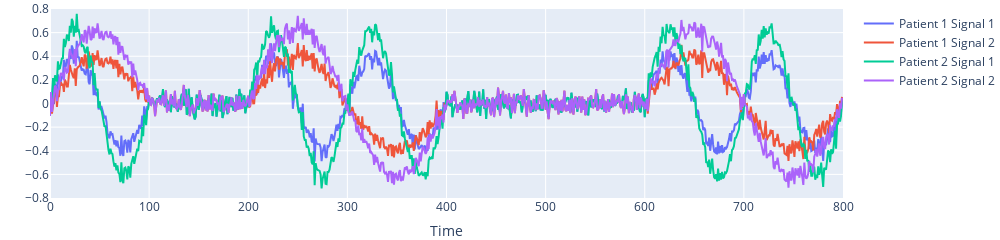

Here is the notebook cell this chart was saved with:
### Markdown cell above
### Multiple anomalies

### Code cell
# Parameters
f_1 = np.array([0.01]*100 + [0]*100 + [0.01]*200 + [0]*200 + [0.01]*200)
f_2 = np.array([0.005]*100 + [0]*100 + [0.005]*200 + [0]*200 + [0.005]*200)
sample = 800
n_samples = 1024

# Amplitudes
amp_1 = np.random.normal(0.4, 0.05, n_samples)
amp_2 = np.random.normal(0.6, 0.05, n_samples)

# Generate noise
x = np.arange(sample)
noise_1 = np.random.normal(0,0.05,(n_samples,sample))
noise_2 = np.random.normal(0,0.05,(n_samples,sample))

amp_1 = amp_1.reshape(-1,1)
amp_2 = amp_2.reshape(-1,1)

# Generate signal
sin_1_person_1 = amp_1*np.sin(2 * np.pi * f_1 * x) + noise_1
sin_1_person_2 = amp_2*np.sin(2 * np.pi * f_1 * x) + noise_1

sin_2_person_1 = amp_1*np.sin(2 * np.pi * f_2 * x)+ noise_2
sin_2_person_2 = amp_2*np.sin(2 * np.pi * f_2 * x) + noise_2

# Create dataframe
Sin_1 = np.vstack([sin_1_person_1, sin_1_person_2])
Sin_2 = np.vstack([sin_2_person_1, sin_2_person_2])

df_1 = pd.DataFrame(Sin_1)
df_2 = pd.DataFrame(Sin_2)

final_df = pd.concat([df_1, df_2], axis=1)

# Save dataframe
person_label = np.append(['1']*n_samples, ['2']*n_samples)

final_df['ID'] = person_label

time = list(range(len(sin_1_person_1[0])))
fig = go.Figure()
fig.add_trace(go.Scatter(x=time, y=sin_1_person_1[0],
                    mode='lines',
                    name='Patient 1 Signal 1'))
fig.add_trace(go.Scatter(x=time, y=sin_2_person_1[0],
                    mode='lines', name='Patient 1 Signal 2'))
fig.add_trace(go.Scatter(x=time, y=sin_1_person_2[0],
                    mode='lines',
                    name='Patient 2 Signal 1'))
fig.add_trace(go.Scatter(x=time, y=sin_2_person_2[0],
                    mode='lines', name='Patient 2 Signal 2'))

fig.update_yaxes(title_text="", range=[-0.8, 0.8], dtick=0.2)
fig.update_xaxes(title_text="Time", range=[0, 800])

#update hight and width of figure
fig.update_layout(height=200, width=1000, margin = {'l':0,'r':0,'t':0,'b':0})
fig.show()

# save figure as pdf
# fig.write_image("../Figures/Sine_with_anomaly_double.pdf")

# final_df.to_pickle("../Dataset/data_frame_sine_with_anomaly_multiple.pkl")

### Figure 1 — Plotly figure (JSON) as saved in the notebook; plotly's stock layout.template omitted (floating-point values rounded to 4 significant figures; data arrays with more than 128 entries replaced by an {"elided": "..."} marker saying what was removed)
{"data": [{"mode": "lines", "name": "Patient 1 Signal 1", "type": "scatter", "x": {"elided": "800 int values"}, "y": {"elided": "800 float values"}}, {"mode": "lines", "name": "Patient 1 Signal 2", "type": "scatter", "x": {"elided": "800 int values"}, "y": {"elided": "800 float values"}}, {"mode": "lines", "name": "Patient 2 Signal 1", "type": "scatter", "x": {"elided": "800 int values"}, "y": {"elided": "800 float values"}}, {"mode": "lines", "name": "Patient 2 Signal 2", "type": "scatter", "x": {"elided": "800 int values"}, "y": {"elided": "800 float values"}}], "layout": {"height": 200, "margin": {"b": 0, "l": 0, "r": 0, "t": 0}, "width": 1000, "xaxis": {"range": [0, 800], "title": {"text": "Time"}}, "yaxis": {"dtick": 0.2, "range": [-0.8, 0.8], "title": {"text": ""}}}}
